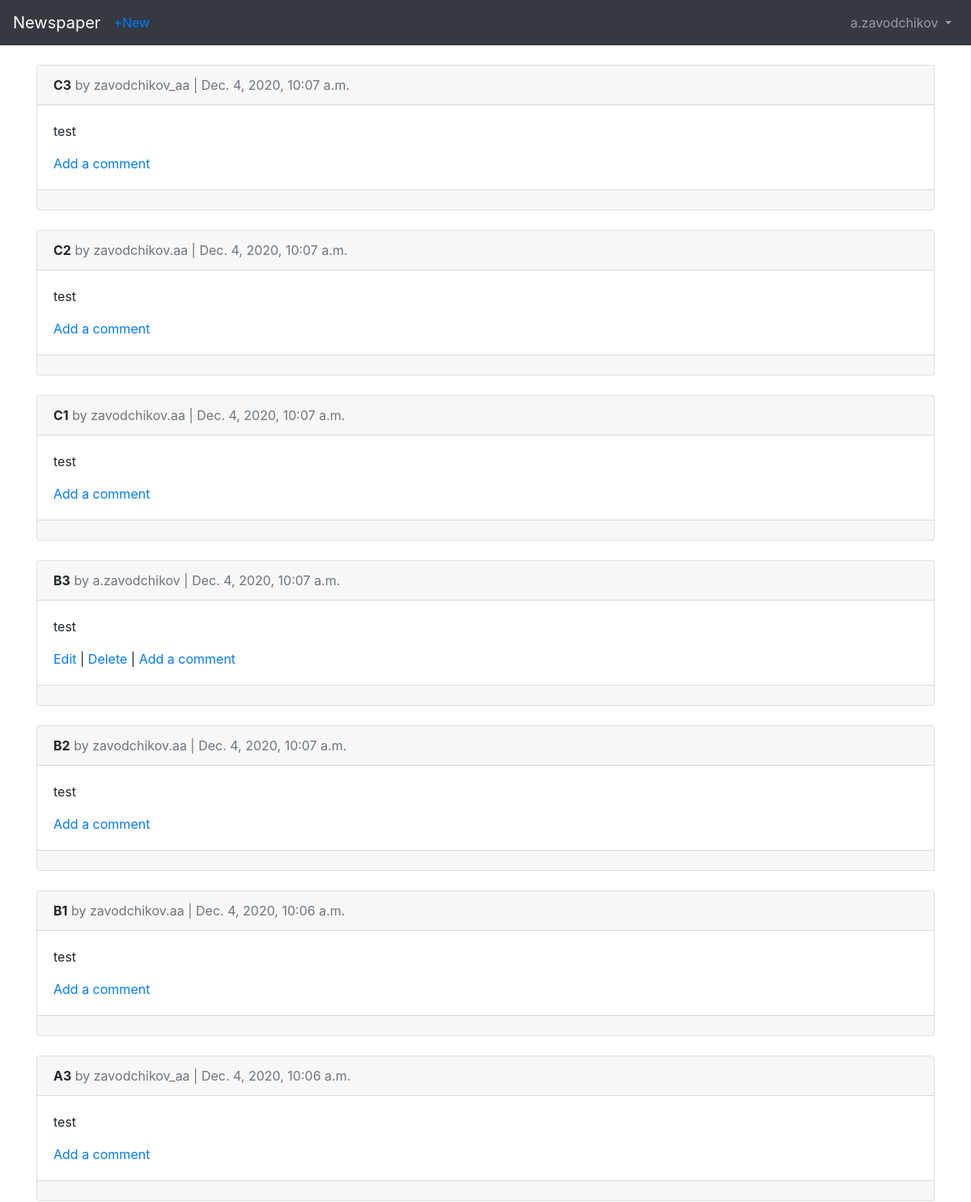
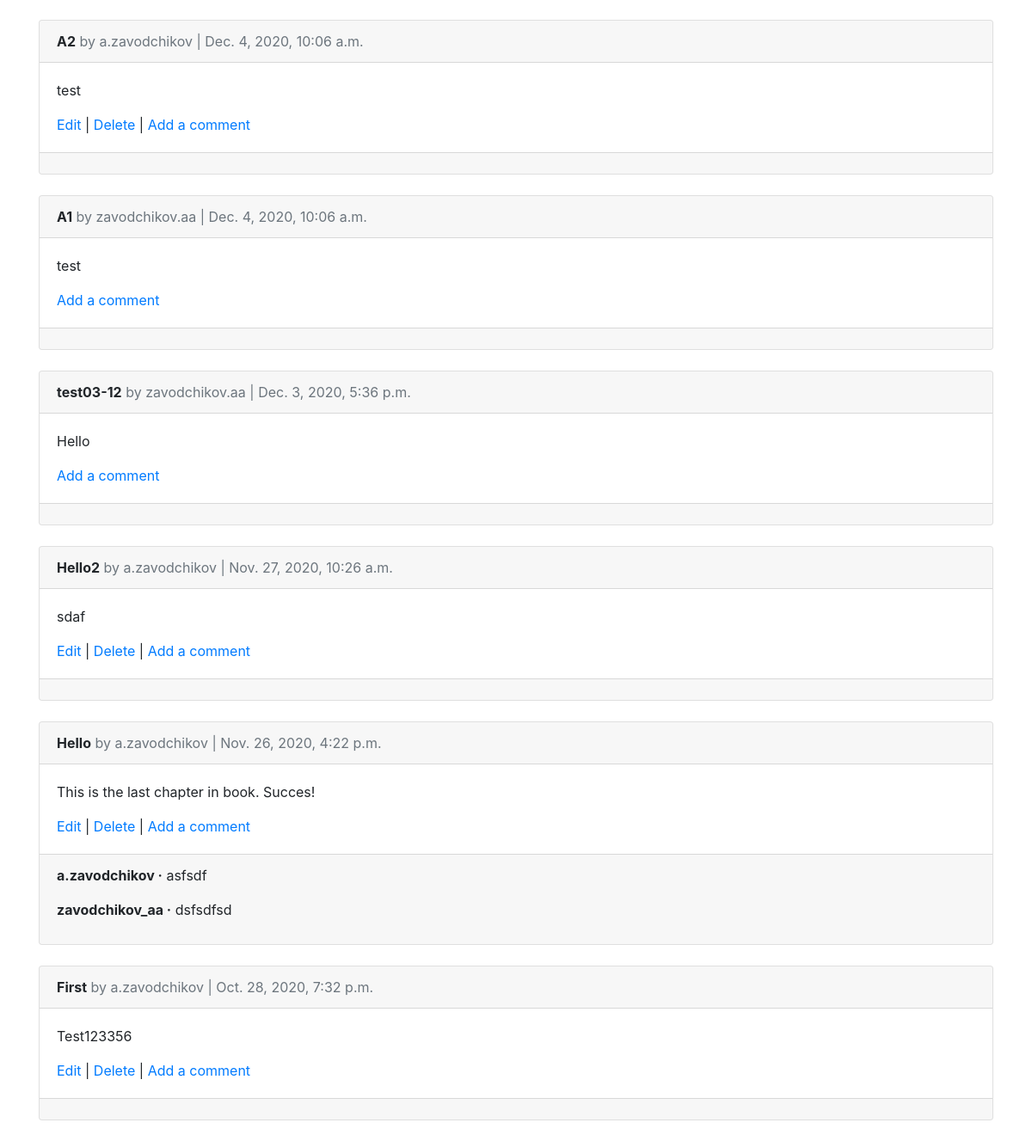
/articles/ (signed in), run on an earlier commit of the app's database (2 pictures, top to bottom).
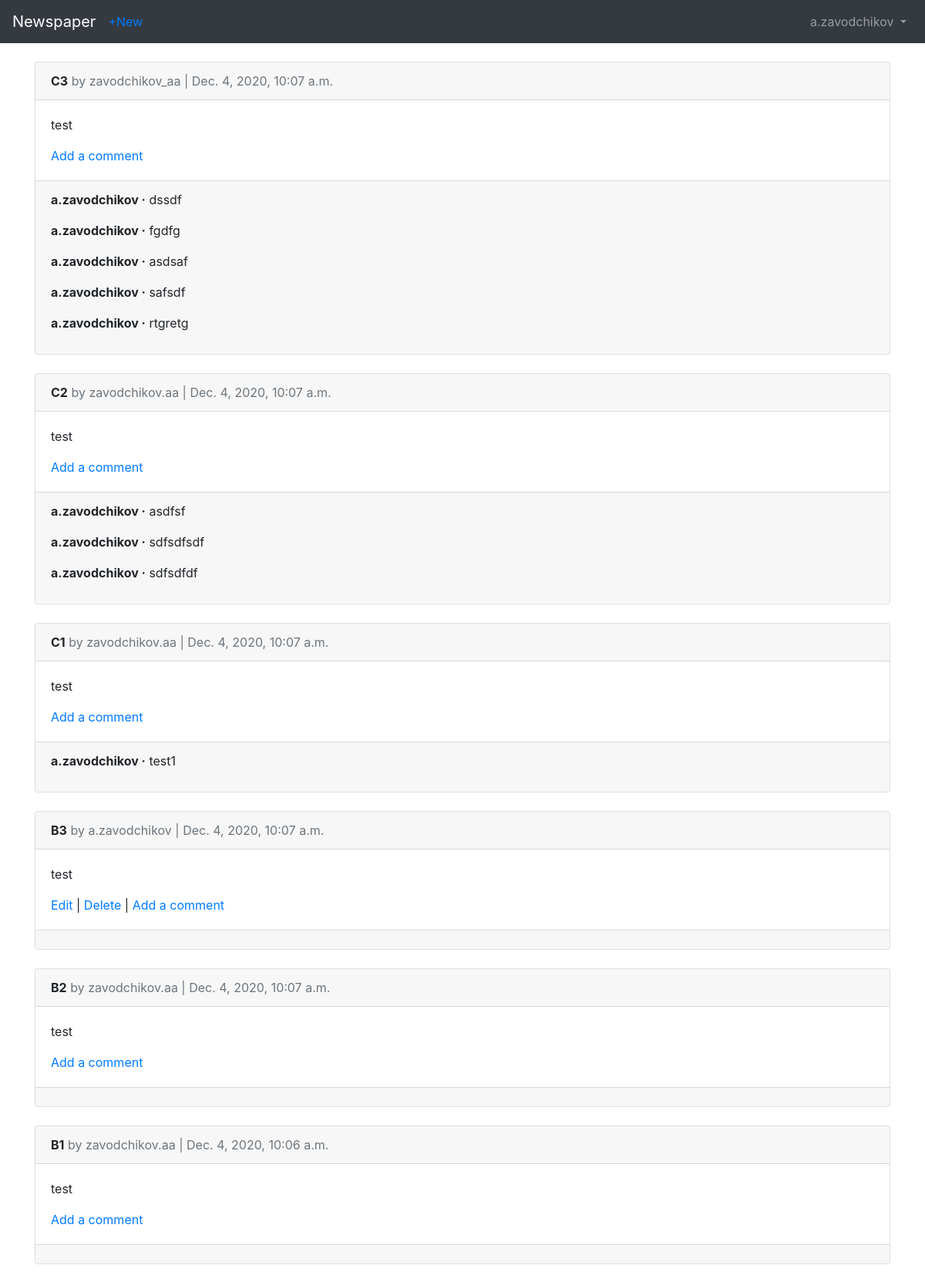
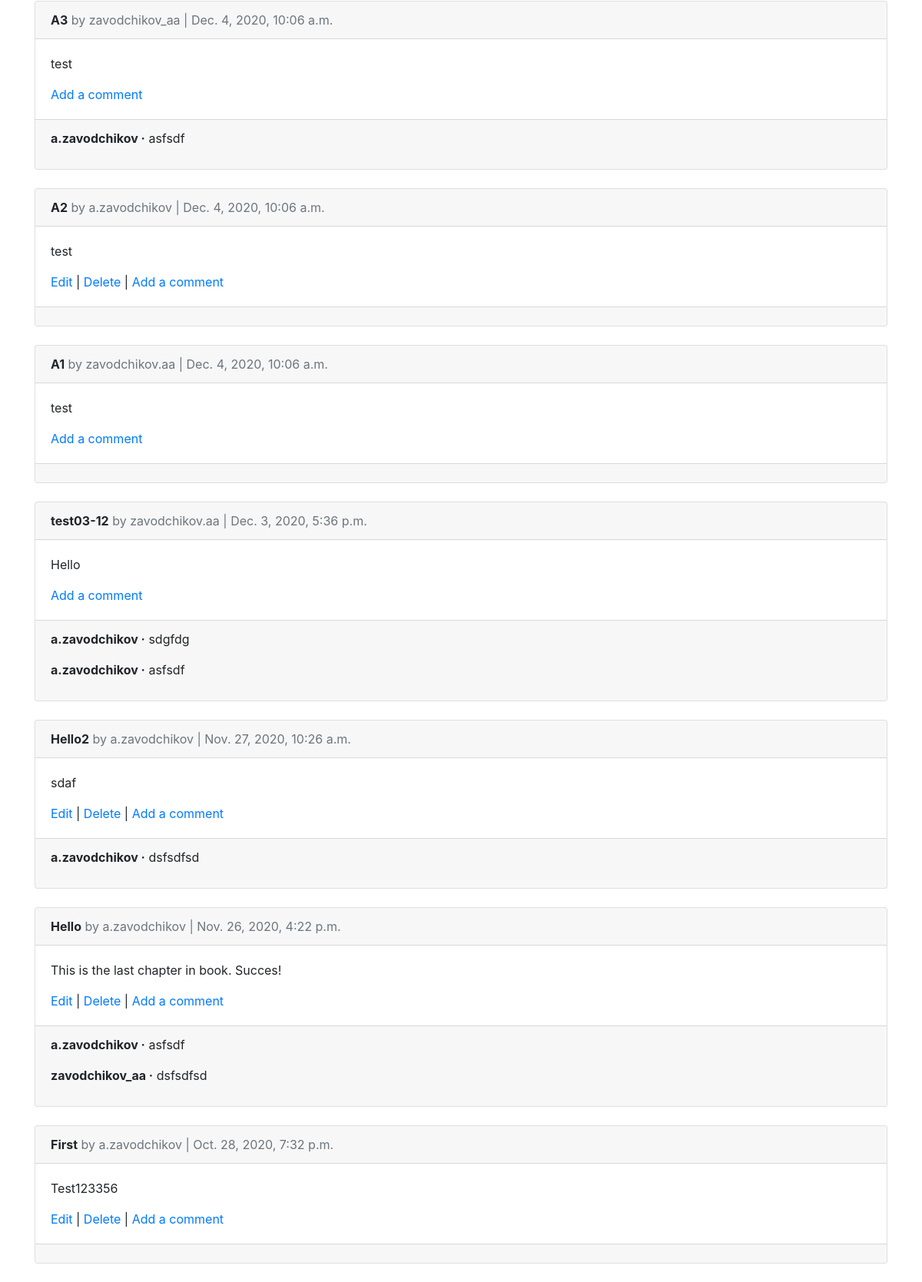
And on a later commit of the database (2 pictures, top to bottom).
### articles/models.py (models this page shows, shortened)
class Article(models.Model):
    title = models.CharField(max_length=255)
    body = models.TextField()
    date = models.DateTimeField(auto_now_add=True)
    author = models.ForeignKey(
        get_user_model(),
        on_delete=models.CASCADE,
    )

class Comment(models.Model):
    article = models.ForeignKey(
        Article,
        on_delete=models.CASCADE,
        related_name='comments',
        )
    comment = models.CharField(max_length=140)
    author = models.ForeignKey(
        get_user_model(),
        on_delete=models.CASCADE,
    )
    def __str__(self) -> str:
        return self.comment

### users/models.py (models this page shows)
class CustomUser(AbstractUser):
    age = models.PositiveIntegerField(null=True, blank=True)

### articles/views.py (the view)
# urls.py: path('', ArticleListView.as_view(), name='article_list')
class ArticleListView(LoginRequiredMixin, ListView):
    model = Article
    template_name = 'article_list.html'
    login_url = 'login'
    queryset = Article.objects.order_by('-date')

### templates/article_list.html (shortened to what this page needs)
{% extends 'base.html' %}
{% block content %}
    {% for article in object_list %}
        <div class="card">
            <div class="card-header">
                <span class="font-weight-bold">{{ article.title }}</span>
                <span class="text-muted"> by {{ article.author }} |
                    {{ article.date }}</span>
            </div>
            <div class="card-body">
                <p>{{ article.body}}</p>
                {% if user.username == article.author.username %}
                    <a href="{% url 'article_edit' article.pk %}">Edit</a> |
                    <a href="{% url 'article_delete' article.pk %}">Delete</a> |
                    <a href="{% url 'article_comment_add' article.pk %}">Add a comment</a>
                {% else %}
                    <a href="{% url 'article_comment_add' article.pk %}">Add a comment</a>
                {% endif %}
            </div>
            <div class="card-footer">
                {% for comment in article.comments.all %}
                    <p>
                        <span class="font-weight-bold">{{ comment.author }} &middot;</span>
                        {{ comment }}
                    </p>
                {% endfor %}
            </div>
        </div>
        <br/>
    {% endfor %}
{% endblock content %}

What changed in the data, as far as the page shows it:
added Comment: author "a.zavodchikov", comment "dssdf", shown under Article (number 1 of 13 on the later page)
added Comment: author "a.zavodchikov", comment "fgdfg", shown under Article (number 1 of 13 on the later page)
added Comment: author "a.zavodchikov", comment "asdsaf", shown under Article (number 1 of 13 on the later page)
added Comment: author "a.zavodchikov", comment "safsdf", shown under Article (number 1 of 13 on the later page)
added Comment: author "a.zavodchikov", comment "rtgretg", shown under Article (number 1 of 13 on the later page)
added Comment: author "a.zavodchikov", comment "asdfsf", shown under Article (number 2 of 13 on the later page)
added Comment: author "a.zavodchikov", comment "sdfsdfsdf", shown under Article (number 2 of 13 on the later page)
added Comment: author "a.zavodchikov", comment "sdfsdfdf", shown under Article (number 2 of 13 on the later page)
added Comment: author "a.zavodchikov", comment "test1", shown under Article (number 3 of 13 on the later page)
added Comment: author "a.zavodchikov", comment "asfsdf", shown under Article (number 7 of 13 on the later page)
added Comment: author "a.zavodchikov", comment "sdgfdg", shown under Article "test03-12"
added Comment: author "a.zavodchikov", comment "asfsdf", shown under Article "test03-12"
added Comment: author "a.zavodchikov", comment "dsfsdfsd", shown under Article "Hello2"
